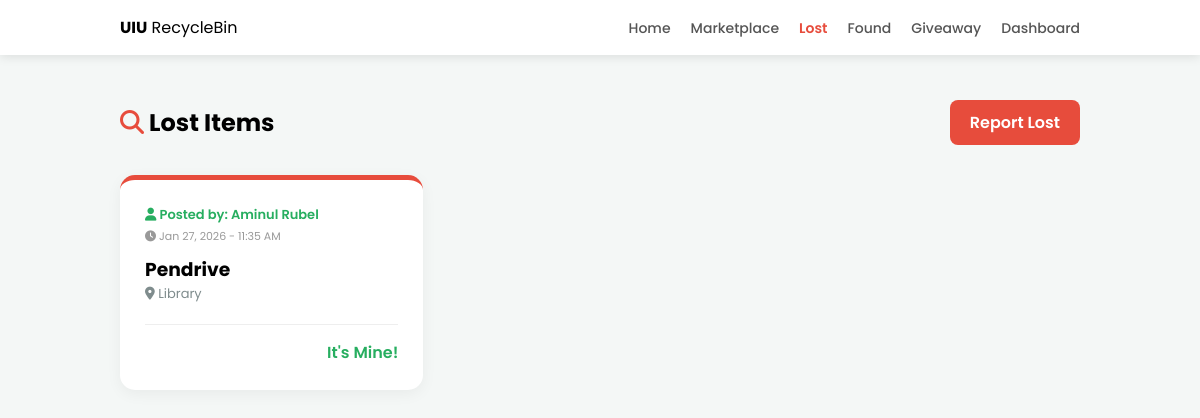
Screenshot of /lost.php with the database file from the repository.
### tables this page shows
CREATE TABLE `lost` (
  `id` int(11) NOT NULL,
  `name` varchar(255) NOT NULL,
  `place` varchar(255) NOT NULL,
  `description` text DEFAULT NULL,
  `login_id` int(11) NOT NULL,
  `created_at` timestamp NOT NULL DEFAULT current_timestamp()
);

### lost.php (the view, shortened to what this page needs)
<?php
include_once("connection.php");
$result = mysqli_query($mysqli, "SELECT lost.*, login.name as owner_name FROM lost JOIN login ON lost.login_id = login.id ORDER BY lost.id DESC");
?>
<!DOCTYPE html>
<html lang="en">
<head>
    <link rel="stylesheet" href="https://cdnjs.cloudflare.com/ajax/libs/font-awesome/6.4.0/css/all.min.css">
</head>
<body>
<nav class="navbar">
    <div class="logo"><strong>UIU</strong> RecycleBin</div>
    <ul class="nav-links">
        <li><a href="index.php">Home</a></li>
        <li><a href="sale.php">Marketplace</a></li>
        <li><a href="lost.php" class="active">Lost</a></li>
        <li><a href="found.php">Found</a></li>
        <li><a href="giveaway.php">Giveaway</a></li>
        <li><a href="dashboard.php">Dashboard</a></li>
    </ul>
</nav>
<div class="header">
    <h2><i class="fa-solid fa-magnifying-glass" style="color:#e74c3c;"></i> Lost Items</h2>
    <a href="addLost.php" class="btn-add">Report Lost</a>
</div>
<div class="card-container">
    <?php while($res = mysqli_fetch_array($result)) { ?>
        <div class="item-card">
            <div class="owner-info"><i class="fa-solid fa-user"></i> Posted by: <?php echo htmlspecialchars($res['owner_name']); ?></div>
            <div class="post-time"><i class="fa-solid fa-clock"></i> <?php echo date('M d, Y - h:i A', strtotime($res['created_at'])); ?></div>
            <h3><?php echo htmlspecialchars($res['name']); ?></h3>
            <p style="font-size:13px; color:#7f8c8d;"><i class="fa-solid fa-location-dot"></i> <?php echo htmlspecialchars($res['place']); ?></p>
            <div class="action-links">
                <a href="post_details.php?id=<?php echo $res['id']; ?>&type=lost" style="text-decoration:none; color:#27ae60; font-weight:600;">It's Mine!</a>
            </div>
        </div>
    <?php } ?>
</div>
</body>
</html>

### lost.php (style rules this page uses)
* { margin:0; padding:0; box-sizing:border-box; font-family:'Poppins', sans-serif; }
body { background:#f4f7f6; padding-top: 80px; padding-left: 10%; padding-right: 10%; }
.navbar { position: fixed; top: 0; left: 0; width: 100%; background: #fff; padding: 15px 10%; display: flex; justify-content: space-between; align-items: center; box-shadow: 0 2px 10px rgba(0,0,0,0.1); z-index: 1000; }
.nav-links { display: flex; gap: 20px; list-style: none; }
.nav-links a { text-decoration: none; color: #555; font-size: 14px; font-weight: 500; transition: 0.3s; }
.nav-links a:hover, .nav-links a.active { color: #e74c3c; font-weight: 600; }
.header { display:flex; justify-content:space-between; align-items:center; margin-bottom:30px; margin-top: 20px; flex-wrap: wrap; }
.btn-add { background:#e74c3c; color:white; padding:10px 20px; text-decoration:none; border-radius:8px; font-weight:600; }
.card-container { display: grid; grid-template-columns: repeat(auto-fill, minmax(280px, 1fr)); gap: 25px; margin-bottom: 40px; }
.item-card { background:#fff; padding:25px; border-radius:15px; box-shadow:0 4px 15px rgba(0,0,0,0.05); border-top:5px solid #e74c3c; }
.owner-info { font-size: 13px; color: #27ae60; font-weight: 600; margin-bottom: 3px; }
.post-time { font-size: 11px; color: #999; margin-bottom: 10px; }
.action-links { margin-top:20px; display:flex; justify-content: space-between; align-items: center; border-top: 1px solid #eee; padding-top: 15px; }

### rows the page displays
lost: login.name "Aminul Rubel", created_at "Jan 27, 2026 - 11:35 AM", name "Pendrive", place "Library"
